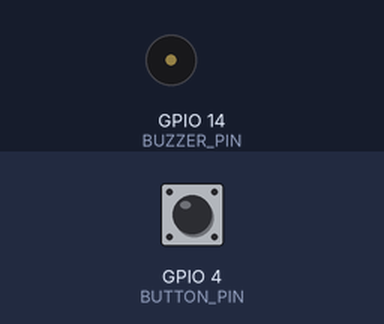
The sketch below on a simulated ESP32. Shown: buzzer (waves = sounding). Inputs (shaded band) come from the test bench; at power-on: GPIO 4 (BUTTON_PIN) HIGH. What the sketch prints to the serial monitor is not drawn.

Above: at 1.2 s.
1.3 s: GPIO 4 (BUTTON_PIN) pulled LOW for 3.2 s
At 3.7 s:
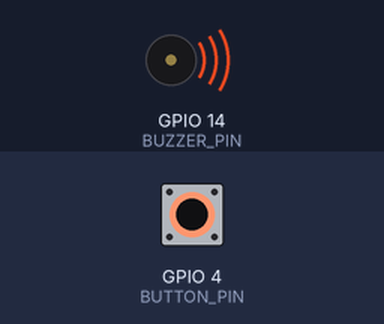
Timing chart, 0 to 5.3 s (numbered marks = the images above; inputs shaded):
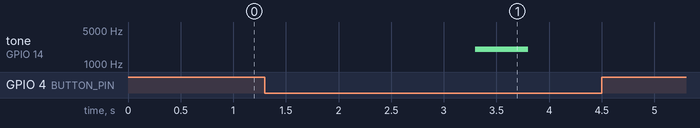

Measured:
- after the input at 1.3 s, tone on GPIO 14 (BUZZER_PIN): silent → 2000 Hz after 2.0 s, → silent 0.50 s later

The sketch:

IoSafe_SignalSender_demo.ino
```cpp
#include <esp_now.h>
#include <WiFi.h>

#define BUTTON_PIN 4
#define BUZZER_PIN 14

// Receiver MAC Address
uint8_t receiverAddress[] = {
  0xC8, 0x2E, 0x18, 0x8E, 0xBC, 0x5C
};

typedef struct {
  bool sos;
} Message;

Message msg;

unsigned long pressTime = 0;
bool buttonHeld = false;

void setup() {
  Serial.begin(115200);

  pinMode(BUTTON_PIN, INPUT_PULLUP);   // ✅ safer for buttons
  pinMode(BUZZER_PIN, OUTPUT);

  WiFi.mode(WIFI_STA);

  if (esp_now_init() != ESP_OK) {
    Serial.println("❌ ESP-NOW Init Failed");
    return;
  }

  esp_now_peer_info_t peerInfo = {};
  memcpy(peerInfo.peer_addr, receiverAddress, 6);
  peerInfo.channel = 0;
  peerInfo.encrypt = false;

  if (esp_now_add_peer(&peerInfo) != ESP_OK) {
    Serial.println("❌ Failed to add peer");
    return;
  }

  Serial.println("✅ Transmitter Ready");
}

void loop() {
  // Button pressed = LOW (because INPUT_PULLUP)
  if (digitalRead(BUTTON_PIN) == LOW) {

    if (!buttonHeld) {
      pressTime = millis();
      buttonHeld = true;
      Serial.println("⏳ Button held...");
    }

    // Held for 2 seconds
    if (millis() - pressTime >= 2000) {

      Serial.println("🚨 SOS SENT");

      // Passive buzzer sound
      tone(BUZZER_PIN, 2000);   // 2 kHz
      delay(500);
      noTone(BUZZER_PIN);

      msg.sos = true;
      esp_now_send(receiverAddress, (uint8_t *)&msg, sizeof(msg));

      delay(500);               // prevent multiple sends
      buttonHeld = false;
    }

  } else {
    buttonHeld = false;
  }
}
```
